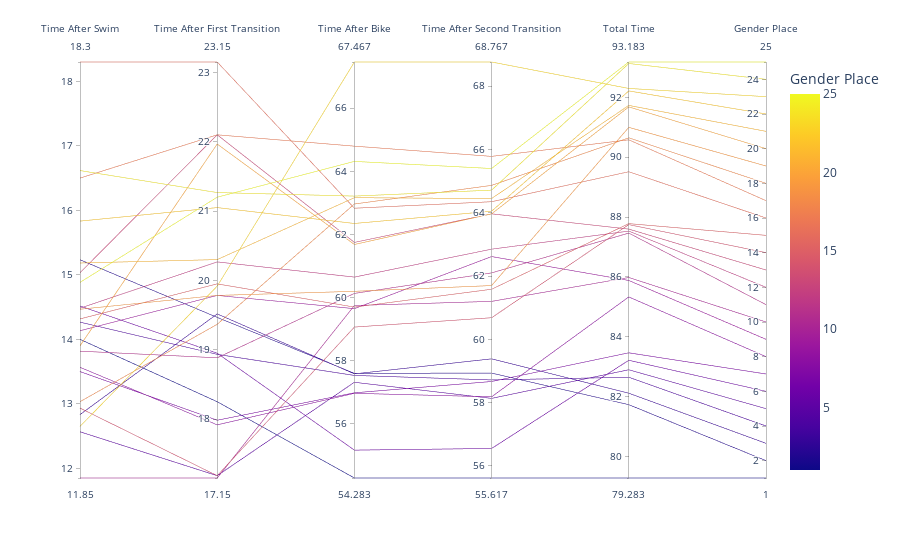

Notebook source saved alongside this figure:
### Code cell
fig = px.parallel_coordinates(reduced2, color = "Gender Place", 
      labels={"Swim Minutes":"Time After Swim", "Swim+T1":"Time After First Transition", "Plus Bike":"Time After Bike", 
              "Plus T2":"Time After Second Transition", "Total":"Total Time"})

fig.show()

### Figure 1 — Plotly figure (JSON) as saved in the notebook; plotly's stock layout.template omitted (floating-point values rounded to 4 significant figures)
{"data": [{"dimensions": [{"label": "Time After Swim", "values": [14, 15.23, 12.83, 14.27, 12.57, 14.52, 13.5, 13.57, 14.13, 11.85, 13.82, 14.48, 15.03, 12.93, 14.32, 18.3, 16.5, 13.03, 14.47, 13.9, 15.18, 15.83, 12.65, 16.62, 14.88]}, {"label": "Time After First Transition", "values": [18.25, 19.47, 19.52, 18.93, 17.18, 18.95, 17.98, 17.92, 19.78, 17.15, 18.88, 20.27, 22.1, 17.18, 19.95, 23.15, 22.1, 19.37, 19.78, 21.97, 20.3, 21.05, 19.92, 21.27, 21.2]}, {"label": "Time After Bike", "values": [54.28, 57.6, 57.58, 57.53, 57.32, 55.17, 56.98, 56.97, 59.65, 59.75, 60.13, 60.65, 61.75, 59.07, 59.7, 62.83, 64.8, 62.97, 60.2, 61.68, 63.17, 62.35, 67.47, 63.22, 64.32]}, {"label": "Time After Second Transition", "values": [55.62, 58.93, 59.38, 58.72, 58.13, 56.55, 58.67, 58.18, 62.62, 61.2, 62.1, 62.85, 63.97, 60.68, 61.58, 64.35, 65.78, 64.87, 61.7, 63.97, 64.45, 64.05, 68.77, 64.72, 65.4]}, {"label": "Total Time", "values": [79.28, 81.73, 82.12, 82.65, 82.9, 83.22, 83.47, 85.33, 85.88, 85.98, 87.47, 87.53, 87.6, 87.75, 87.78, 89.52, 90.58, 90.65, 91, 91.68, 91.73, 92.22, 92.3, 93.13, 93.18]}, {"label": "Gender Place", "values": [1, 2, 3, 4, 5, 6, 7, 8, 9, 10, 11, 12, 13, 14, 15, 16, 17, 18, 19, 20, 21, 22, 23, 24, 25]}], "domain": {"x": [0, 1], "y": [0, 1]}, "line": {"color": [1, 2, 3, 4, 5, 6, 7, 8, 9, 10, 11, 12, 13, 14, 15, 16, 17, 18, 19, 20, 21, 22, 23, 24, 25], "coloraxis": "coloraxis"}, "name": "", "type": "parcoords"}], "layout": {"coloraxis": {"colorbar": {"title": {"text": "Gender Place"}}, "colorscale": [[0, "#0d0887"], [0.1111, "#46039f"], [0.2222, "#7201a8"], [0.3333, "#9c179e"], [0.4444, "#bd3786"], [0.5556, "#d8576b"], [0.6667, "#ed7953"], [0.7778, "#fb9f3a"], [0.8889, "#fdca26"], [1, "#f0f921"]]}, "legend": {"tracegroupgap": 0}, "margin": {"t": 60}}}
